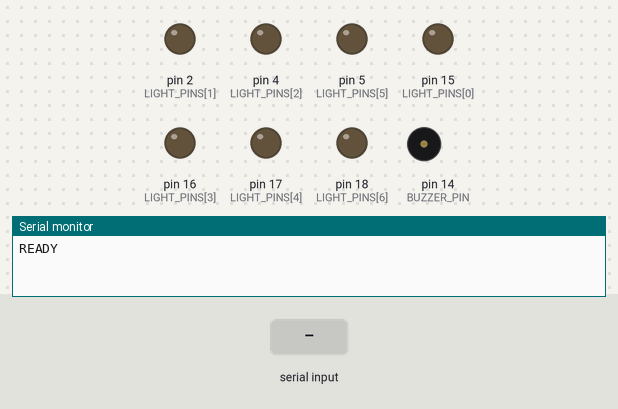
A sketch run on a simulated Arduino Uno, built with avr-gcc and run on an emulated ATmega328P. Parts: output pins drawn as LEDs (lit = HIGH), buzzer (waves = sounding), the last lines printed to the serial monitor. Inputs (shaded band) come from the test bench.

Above: at 1.2 s.
1.3 s: "LED,\n" received over Serial
At 2.1 s:
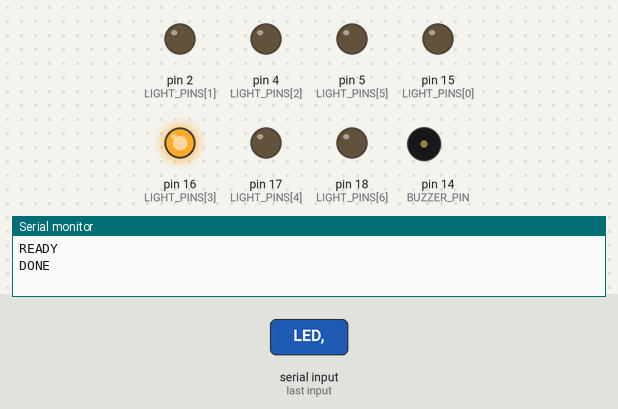
2.8 s: "90,45,200\n" received over Serial
At 3.7 s:
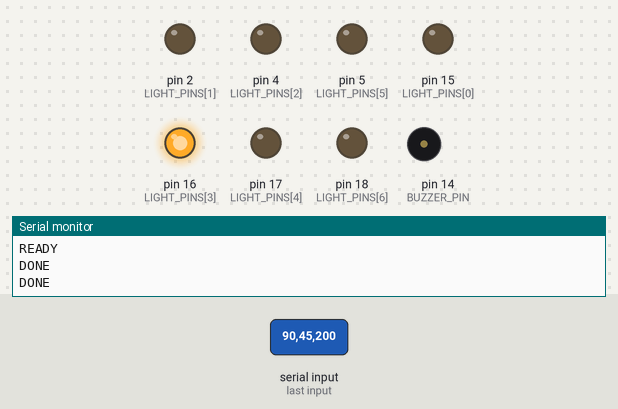
4.3 s: "LEDS_OFF\n" received over Serial
At 5.5 s:
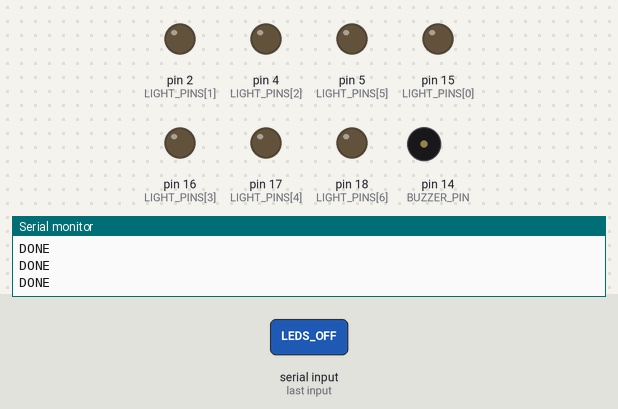
5.8 s: "30,150,10\n" received over Serial
At 5.87 s:
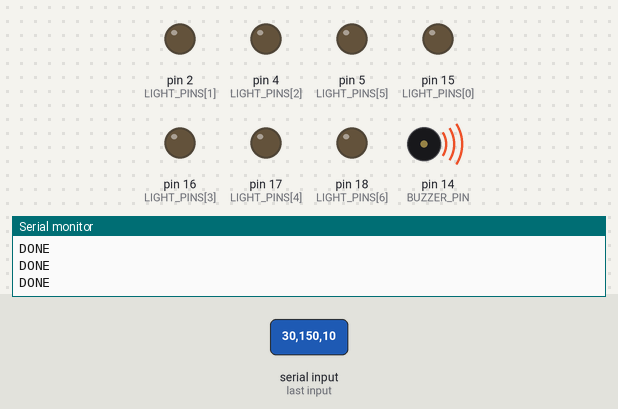
7.4 s: "LED,,45\n" received over Serial
At 7.9 s:
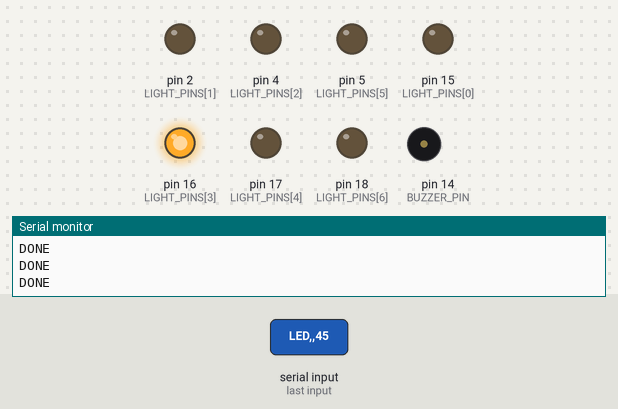
Timing chart, 0 to 9.9 s (numbered marks = the images above; inputs shaded):
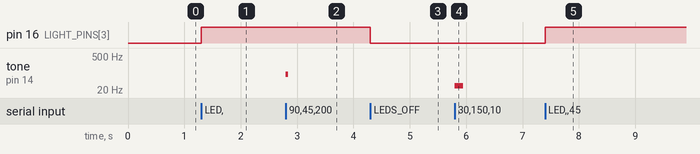

The sketch:

arduinoController.ino
```cpp
const int BUZZER_PIN = 14;
const unsigned long BAUD_RATE = 115200;
// Change these GPIO values to match the seven LEDs, ordered flat to sharp.
const int LIGHT_PINS[7] = {15, 2, 4, 16, 17, 5, 18};

void stopBuzzer() {
  noTone(BUZZER_PIN);
  digitalWrite(BUZZER_PIN, LOW);
}

void clearLights() {
  for (int i = 0; i < 7; i++) {
    digitalWrite(LIGHT_PINS[i], LOW);
  }
}

void showGauge(int position) {
  clearLights();
  digitalWrite(LIGHT_PINS[position + 3], HIGH);
}

void setup() {
  pinMode(BUZZER_PIN, OUTPUT);
  for (int i = 0; i < 7; i++) {
    pinMode(LIGHT_PINS[i], OUTPUT);
  }
  stopBuzzer();
  clearLights();

  Serial.begin(BAUD_RATE);
  Serial.setTimeout(100);
  Serial.println("READY");
}

void loop() {
  if (!Serial.available()) {
    return;
  }

  String command = Serial.readStringUntil('\n');
  command.trim();

  if (command == "PING") {
    Serial.println("READY");
    return;
  }

  if (command == "STOP") {
    stopBuzzer();
    Serial.println("DONE");
    return;
  }

  if (command == "LEDS_OFF") {
    clearLights();
    Serial.println("DONE");
    return;
  }

  if (command.startsWith("LED,")) {
    int position = command.substring(4).toInt();
    if (position < -3 || position > 3) {
      Serial.println("ERROR gauge position out of range");
      return;
    }
    showGauge(position);
    Serial.println("DONE");
    return;
  }

  int comma = command.indexOf(',');
  if (comma < 1) {
    Serial.println("ERROR expected frequency,duration_ms");
    return;
  }

  long frequency = command.substring(0, comma).toInt();
  long durationMs = command.substring(comma + 1).toInt();

  if (frequency < 0 || frequency > 20000 || durationMs < 0 || durationMs > 60000) {
    Serial.println("ERROR value out of range");
    return;
  }

  if (frequency > 0 && durationMs > 0) {
    tone(BUZZER_PIN, frequency);
  } else {
    stopBuzzer();
  }

  delay(durationMs);
  stopBuzzer();
  Serial.println("DONE");
}
```

Measured:
- after the input at 1.3 s, pin 16 (LIGHT_PINS[3]): LOW → HIGH at once
- after the input at 2.8 s, tone on pin 14 (BUZZER_PIN): silent → 90 Hz at once, → silent 0.05 s later
- after the input at 4.3 s, pin 16 (LIGHT_PINS[3]): HIGH → LOW at once
- after the input at 5.8 s, tone on pin 14 (BUZZER_PIN): silent → 30 Hz at once, → silent 0.15 s later
- after the input at 7.4 s, pin 16 (LIGHT_PINS[3]): LOW → HIGH at once
